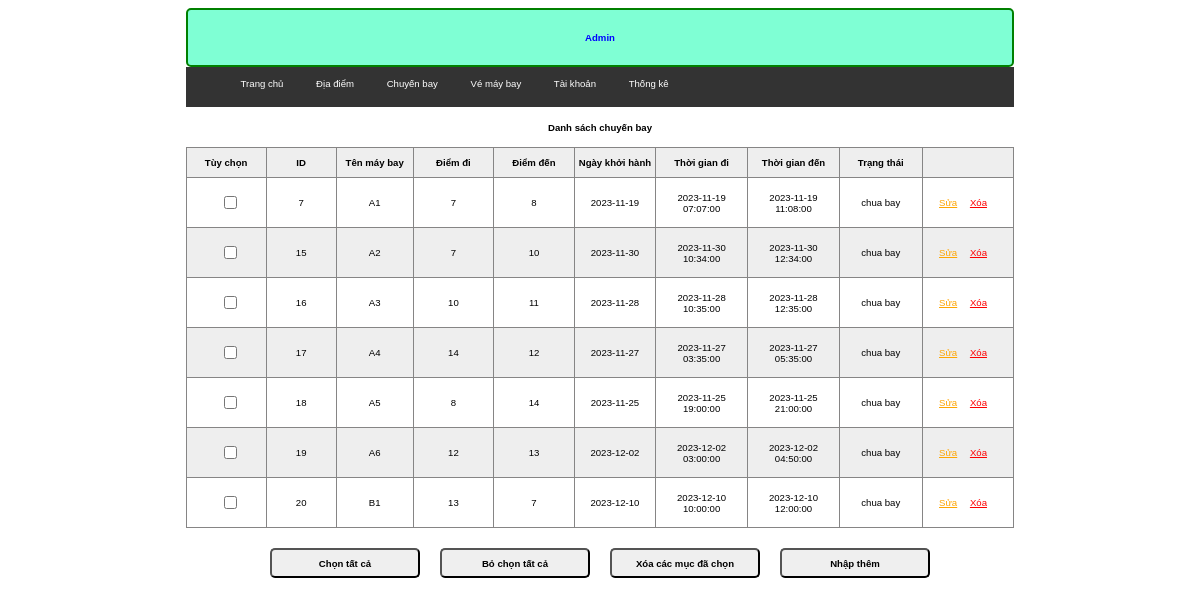
Before: /admin/index.php?act=listcb (signed in) with the older database file.
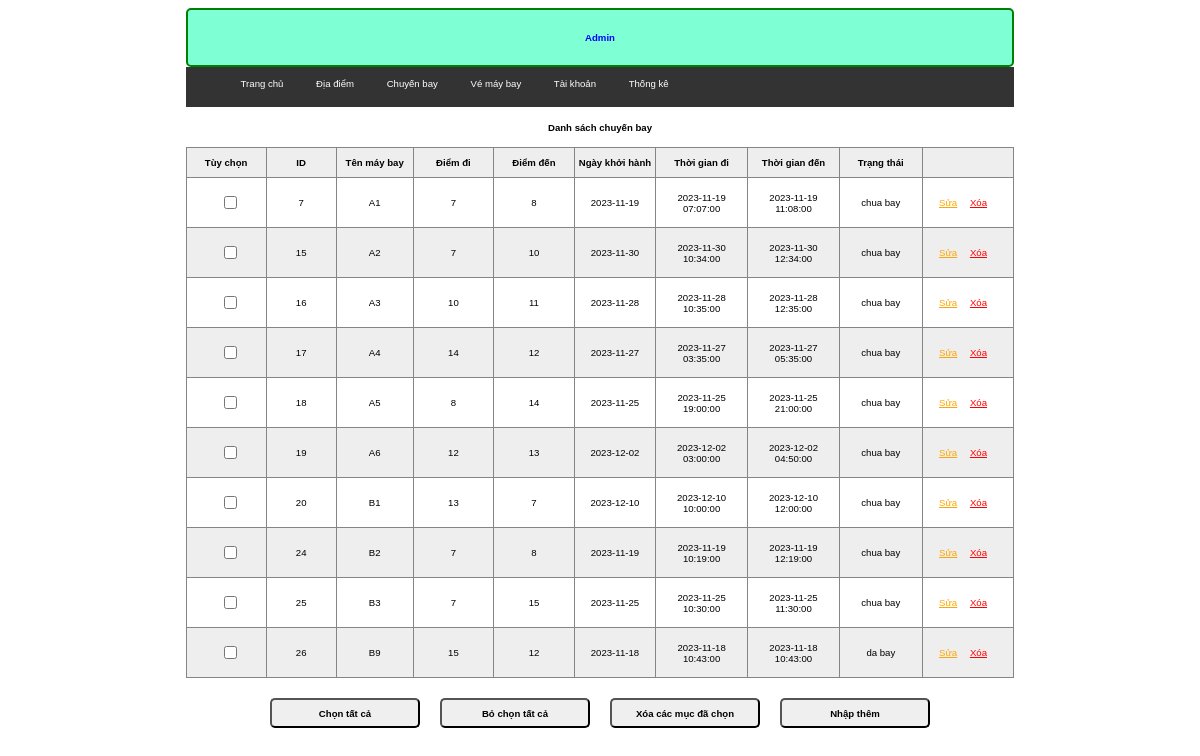
After: the same page with the newer database file.
### tables this page shows
CREATE TABLE `chuyen_bay` (
  `id` int(11) NOT NULL,
  `ten_may_bay` varchar(255) NOT NULL,
  `id_diemDi` int(11) NOT NULL,
  `id_diemDen` int(11) NOT NULL,
  `ngay_khoi_hanh` date NOT NULL,
  `thoi_gian_di` datetime NOT NULL,
  `thoi_gian_den` datetime NOT NULL,
  `trang_thai` varchar(255) NOT NULL
);

### model/pdo.php (called while the page is built, shortened)
<?php
function pdo_get_connection(){
    $servername = "localhost";
    $username = "root";
    $password = "";
    try {
        $conn = new PDO("mysql:host=$servername;dbname=dat_ve_may_bay", $username, $password);
        $conn->setAttribute(PDO::ATTR_ERRMODE, PDO::ERRMODE_EXCEPTION);
        return $conn;
    } catch(PDOException $e) {
        echo "Connection failed: " . $e->getMessage();
    }
}
function pdo_query($sql){
    $sql_args=array_slice(func_get_args(),1);
    try{
        $conn=pdo_get_connection();
        $stmt=$conn->prepare($sql);
        $stmt->execute($sql_args);
        $rows=$stmt->fetchAll();
        return $rows;
    }
    catch(PDOException $e){
        throw $e;
    }
    finally{
        unset($conn);
    }
}
?>

### model/chuyenbay.php (called while the page is built, shortened)
<?php
    function loadall_chuyenbay($page) {
        if($page == "admin") $sql = "SELECT * FROM chuyen_bay WHERE 1";
        $list = pdo_query($sql);
        return $list;
    }
?>

### admin/chuyenbay/list.php (the view, shortened to what this page needs)
<?php
    if (isset($_SESSION['admin'])) {
?>
    <div class="rowheader">
        <h1>Danh sách chuyến bay</h1>
    </div>
    <table>
        <tr>
            <th>Tùy chọn</th>
            <th>ID</th>
            <th>Tên máy bay</th>
            <th>Điểm đi</th>
            <th>Điểm đến</th>
            <th>Ngày khởi hành</th>
            <th>Thời gian đi</th>
            <th>Thời gian đến</th>
            <th>Trạng thái</th>
            <th></th>
        </tr>
        <?php
            foreach ($listChuyenBay as $value) {
                extract($value);
                echo '
                <tr>
                    <td><input type="checkbox" name="name[]" id="check_all"></td>
                    <td>'.$id.'</td>
                    <td>'.$ten_may_bay.'</td>
                    <td>'.$id_diemDi.'</td>
                    <td>'.$id_diemDen.'</td>
                    <td>'.$ngay_khoi_hanh.'</td>
                    <td>'.$thoi_gian_di.'</td>
                    <td>'.$thoi_gian_den.'</td>
                    <td>'.$trang_thai.'</td>
                    <td class="">
                        <a href="index.php?act=updatecb&id='.$id.'" style="color:orange">Sửa</a>
                        <a href="index.php?act=delcb&id='.$id.'" style="color: red;margin:0 10px;" onclick="return confirm(\'Bạn có chắc xóa không\')">Xóa</a>
                    </td>
                </tr>
                ';
            }
        ?>
    </table>
    <div class="but">
        <input class="border-[2px] bg-[#eee] border-[#868585]" type="button" value="Chọn tất cả" id="btn1">
        <input class="border-[2px] bg-[#eee] border-[#868585]" type="button" value="Bỏ chọn tất cả" id="btn2">
        <input class="border-[2px] bg-[#eee] border-[#868585]" type="button" value="Xóa các mục đã chọn">
        <a href="index.php?act=addcb"><input type="button" value="Nhập thêm" class="border-[2px] bg-[#eee] border-[#868585]"></a>
    </div>
<?php
    }
?>

Changed rows visible on the page:
added chuyen_bay: id "24", ten_may_bay "B2", id_diemDi "7", id_diemDen "8", ngay_khoi_hanh "2023-11-19", thoi_gian_di "2023-11-19 10:19:00", thoi_gian_den "2023-11-19 12:19:00", trang_thai "chua bay"
added chuyen_bay: id "25", ten_may_bay "B3", id_diemDi "7", id_diemDen "15", ngay_khoi_hanh "2023-11-25", thoi_gian_di "2023-11-25 10:30:00", thoi_gian_den "2023-11-25 11:30:00", trang_thai "chua bay"
added chuyen_bay: id "26", ten_may_bay "B9", id_diemDi "15", id_diemDen "12", ngay_khoi_hanh "2023-11-18", thoi_gian_di "2023-11-18 10:43:00", thoi_gian_den "2023-11-18 10:43:00", trang_thai "da bay"
